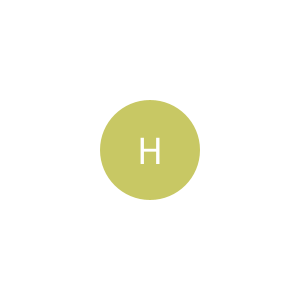
Frame 1 (no input)
Frame 60 (the mouse pressed at the canvas centre just before this capture): identical to frame 1, image omitted
Frame 120 (the mouse held since frame 60 and released just before this capture): identical to frame 1, image omitted

The Processing sketch that drew this single still picture (run headless with seeded random() and noise(); from frame 60 on, the mouse is pressed at the canvas centre):

// Processing sketch: coin_toss
// ── coin_toss.pde
void setup(){
  size(300,300);
  noStroke();
  
  fill(200,200,100);
  background(255);
  ellipse(150,150,100,100);
  textAlign(CENTER, CENTER);
  textSize(40);
  fill(255);
  if(int(random(2)) == 0){
    text("T", 150,150);
  }
 else{
    text("H", 150,150);
 }  
}

void draw(){

}
